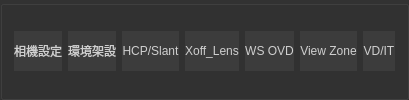
      <widget class="QGroupBox" name="Calibration_Function_Box">
       <property name="enabled">
        <bool>true</bool>
       </property>
       <property name="minimumSize">
        <size>
         <width>0</width>
         <height>40</height>
        </size>
       </property>
       <property name="maximumSize">
        <size>
         <width>16777215</width>
         <height>120</height>
        </size>
       </property>
       <property name="styleSheet">
        <string notr="true">background-color: rgb(50, 50, 50);
border-color: rgb(53, 53, 53);</string>
       </property>
       <layout class="QHBoxLayout" name="horizontalLayout">
        <item>
         <widget class="QPushButton" name="camera_setting">
          <property name="enabled">
           <bool>false</bool>
          </property>
          <property name="sizePolicy">
           <sizepolicy hsizetype="Minimum" vsizetype="Fixed">
            <horstretch>0</horstretch>
            <verstretch>0</verstretch>
           </sizepolicy>
          </property>
          <property name="minimumSize">
           <size>
            <width>0</width>
            <height>40</height>
           </size>
          </property>
          <property name="styleSheet">
           <string notr="true">
QPushButton{border-radius: 5px solid gray;
background-color: rgb(60, 60, 60);
color: rgb(207, 207, 207);}

QPushButton:hover {border-radius: 5px solid gray;
background-color: rgb(130, 130, 130);
color: rgb(207, 207, 207);}

QPushButton:pressed {border-radius: 5px solid gray;
background-color: rgb(71, 71, 71);
color: rgb(207, 207, 207);}


</string>
          </property>
          <property name="text">
           <string>相機設定</string>
          </property>
         </widget>
        </item>
        <item>
         <widget class="QPushButton" name="env_set">
          <property name="enabled">
           <bool>false</bool>
          </property>
          <property name="sizePolicy">
           <sizepolicy hsizetype="Minimum" vsizetype="Fixed">
            <horstretch>0</horstretch>
            <verstretch>0</verstretch>
           </sizepolicy>
          </property>
          <property name="minimumSize">
           <size>
            <width>0</width>
            <height>40</height>
           </size>
          </property>
          <property name="styleSheet">
           <string notr="true">
QPushButton{border-radius: 5px solid gray;
background-color: rgb(60, 60, 60);
color: rgb(207, 207, 207);}

QPushButton:hover {border-radius: 5px solid gray;
background-color: rgb(130, 130, 130);
color: rgb(207, 207, 207);}

QPushButton:pressed {border-radius: 5px solid gray;
background-color: rgb(71, 71, 71);
color: rgb(207, 207, 207);}


</string>
          </property>
          <property name="text">
           <string>環境架設</string>
          </property>
         </widget>
        </item>
        <item>
         <widget class="QPushButton" name="hcp_slant">
          <property name="enabled">
           <bool>false</bool>
          </property>
          <property name="sizePolicy">
           <sizepolicy hsizetype="Minimum" vsizetype="Fixed">
            <horstretch>0</horstretch>
            <verstretch>0</verstretch>
           </sizepolicy>
          </property>
          <property name="minimumSize">
           <size>
            <width>0</width>
            <height>40</height>
           </size>
          </property>
          <property name="styleSheet">
           <string notr="true">
QPushButton{border-radius: 5px solid gray;
	background-color: rgb(60, 60, 60);
color: rgb(207, 207, 207);}

QPushButton:hover {border-radius: 5px solid gray;
background-color: rgb(130, 130, 130);
color: rgb(207, 207, 207);}

QPushButton:pressed {border-radius: 5px solid gray;
background-color: rgb(71, 71, 71);
color: rgb(207, 207, 207);}


</string>
          </property>
          <property name="text">
           <string>HCP/Slant</string>
          </property>
         </widget>
        </item>
        <item>
         <widget class="QPushButton" name="Xoff_len">
          <property name="enabled">
           <bool>false</bool>
          </property>
          <property name="minimumSize">
           <size>
            <width>0</width>
            <height>40</height>
           </size>
          </property>
          <property name="styleSheet">
           <string notr="true">
QPushButton{border-radius: 5px solid gray;
background-color: rgb(60, 60, 60);
color: rgb(207, 207, 207);}

QPushButton:hover {border-radius: 5px solid gray;
background-color: rgb(130, 130, 130);
color: rgb(207, 207, 207);}

QPushButton:pressed {border-radius: 5px solid gray;
background-color: rgb(71, 71, 71);
color: rgb(207, 207, 207);}
</string>
          </property>
          <property name="text">
           <string>Xoff_Lens</string>
          </property>
         </widget>
        </item>
        <item>
         <widget class="QPushButton" name="to_ws_ovd">
          <property name="enabled">
           <bool>false</bool>
          </property>
          <property name="minimumSize">
           <size>
            <width>0</width>
            <height>40</height>
           </size>
          </property>
          <property name="styleSheet">
           <string notr="true">
QPushButton{border-radius: 5px solid gray;
background-color: rgb(60, 60, 60);
color: rgb(207, 207, 207);}

QPushButton:hover {border-radius: 5px solid gray;
background-color: rgb(130, 130, 130);
color: rgb(207, 207, 207);}

QPushButton:pressed {border-radius: 5px solid gray;
background-color: rgb(71, 71, 71);
color: rgb(207, 207, 207);}
</string>
          </property>
          <property name="text">
           <string>WS OVD</string>
          </property>
         </widget>
        </item>
        <item>
         <widget class="QPushButton" name="to_view_zone">
          <property name="enabled">
           <bool>false</bool>
          </property>
          <property name="minimumSize">
           <size>
            <width>0</width>
            <height>40</height>
           </size>
          </property>
          <property name="styleSheet">
           <string notr="true">
QPushButton{border-radius: 5px solid gray;
	background-color: rgb(60, 60, 60);
color: rgb(207, 207, 207);}

QPushButton:hover {border-radius: 5px solid gray;
background-color: rgb(130, 130, 130);
color: rgb(207, 207, 207);}

QPushButton:pressed {border-radius: 5px solid gray;
background-color: rgb(71, 71, 71);
color: rgb(207, 207, 207);}
</string>
          </property>
          <property name="text">
           <string>View Zone</string>
          </property>
         </widget>
        </item>
        <item>
         <widget class="QPushButton" name="to_vd_it">
          <property name="enabled">
           <bool>false</bool>
          </property>
          <property name="minimumSize">
           <size>
            <width>0</width>
            <height>40</height>
           </size>
          </property>
          <property name="styleSheet">
           <string notr="true">
QPushButton{border-radius: 5px solid gray;
background-color: rgb(60, 60, 60);
color: rgb(207, 207, 207);}

QPushButton:hover {border-radius: 5px solid gray;
background-color: rgb(130, 130, 130);
color: rgb(207, 207, 207);}

QPushButton:pressed {border-radius: 5px solid gray;
background-color: rgb(71, 71, 71);
color: rgb(207, 207, 207);}
</string>
          </property>
          <property name="text">
           <string>VD/IT</string>
          </property>
         </widget>
        </item>
       </layout>
      </widget>
